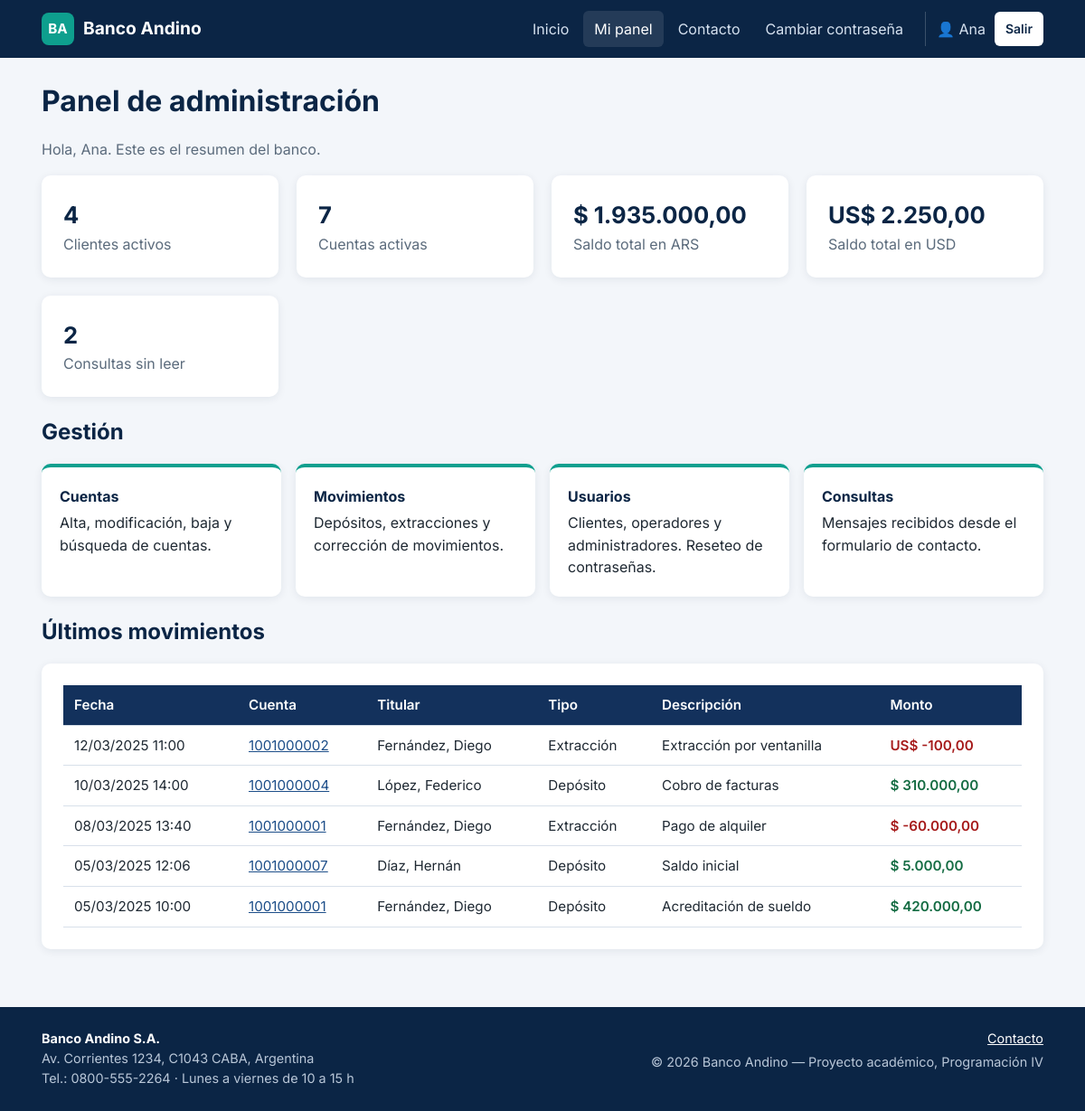
The app's page /admin/panel.php (signed in) with its own data.
### tables this page shows
CREATE TABLE movimientos (
    id_movimiento INT AUTO_INCREMENT PRIMARY KEY,
    id_cuenta INT NOT NULL,
    fecha DATETIME NOT NULL DEFAULT CURRENT_TIMESTAMP,
    tipo ENUM('Depósito', 'Extracción', 'Transferencia') NOT NULL,
    monto DECIMAL(12,2) NOT NULL,
    descripcion VARCHAR(150) NOT NULL DEFAULT '',
    CONSTRAINT fk_movimientos_cuentas FOREIGN KEY (id_cuenta) REFERENCES cuentas(id_cuenta)
);

CREATE TABLE cuentas (
    id_cuenta INT AUTO_INCREMENT PRIMARY KEY,
    numero_cuenta VARCHAR(20) NOT NULL UNIQUE,
    tipo ENUM('Caja de ahorro', 'Cuenta corriente') NOT NULL,
    moneda ENUM('ARS', 'USD') NOT NULL,
    saldo DECIMAL(12,2) NOT NULL DEFAULT 0,
    fecha_apertura DATETIME NOT NULL DEFAULT CURRENT_TIMESTAMP,
    activa TINYINT(1) NOT NULL DEFAULT 1,         
    id_usuario INT NOT NULL,
    CONSTRAINT fk_cuentas_usuarios FOREIGN KEY (id_usuario) REFERENCES usuarios(id_usuario)
);

CREATE TABLE usuarios (
    id_usuario INT AUTO_INCREMENT PRIMARY KEY,
    nombre VARCHAR(50) NOT NULL,
    apellido VARCHAR(50) NOT NULL,
    dni VARCHAR(8) NOT NULL UNIQUE,
    fecha_nacimiento DATE NOT NULL,
    email VARCHAR(100) NOT NULL UNIQUE,
    password VARCHAR(255) NOT NULL,             
    debe_cambiar_password TINYINT(1) NOT NULL DEFAULT 0,
    activo TINYINT(1) NOT NULL DEFAULT 1,
    fecha_registro DATETIME NOT NULL DEFAULT CURRENT_TIMESTAMP,
    id_rol INT NOT NULL,
    CONSTRAINT fk_usuarios_roles FOREIGN KEY (id_rol) REFERENCES roles(id_rol)
);

### includes/funciones.php (called while the page is built, shortened)
<?php
function e($texto)
{
    return htmlspecialchars((string) $texto, ENT_QUOTES, "UTF-8");
}
function formatoMonto($monto, $moneda = "ARS")
{
    $simbolo = $moneda === "USD" ? "US$" : "$";
    return $simbolo . " " . number_format((float) $monto, 2, ",", ".");
}
function formatoFecha($fecha, $conHora = true)
{
    return date($conHora ? "d/m/Y H:i" : "d/m/Y", strtotime($fecha));
}
function consultar($conexion, $sql, $tipos = "", $parametros = [])
{
    $stmt = mysqli_prepare($conexion, $sql);
    if ($tipos !== "") {
        mysqli_stmt_bind_param($stmt, $tipos, ...$parametros);
    }
    mysqli_stmt_execute($stmt);
    $resultado = mysqli_stmt_get_result($stmt);
    $filas = mysqli_fetch_all($resultado, MYSQLI_ASSOC);
    return $filas;
}
function consultarUno($conexion, $sql, $tipos = "", $parametros = [])
{
    $filas = consultar($conexion, $sql, $tipos, $parametros);
    return count($filas) > 0 ? $filas[0] : null;
}

### admin/panel.php (the view, shortened to what this page needs)
<?php
require_once(__DIR__ . "/../includes/conexion.php");
$clientes = consultarUno($conexion, "SELECT COUNT(*) AS total FROM usuarios WHERE id_rol = ? AND activo = 1", "i", [ROL_CLIENTE]);
$cuentas = consultarUno($conexion, "SELECT COUNT(*) AS total FROM cuentas WHERE activa = 1");
$saldos = consultar($conexion, "SELECT moneda, SUM(saldo) AS total FROM cuentas WHERE activa = 1 GROUP BY moneda ORDER BY moneda");
$sinLeer = consultarUno($conexion, "SELECT COUNT(*) AS total FROM contactos WHERE leido = 0");
$ultimosMovimientos = consultar(
    $conexion,
    "SELECT m.*, c.numero_cuenta, c.moneda, u.nombre, u.apellido
     FROM movimientos m
     JOIN cuentas c ON c.id_cuenta = m.id_cuenta
     JOIN usuarios u ON u.id_usuario = c.id_usuario
     ORDER BY m.fecha DESC, m.id_movimiento DESC
     LIMIT 5"
);
require_once(__DIR__ . "/../includes/header.php");
?>
<h1>Panel de administración</h1>
<p class="texto-suave">Hola, <?php echo e($_SESSION["nombre"]); ?>. Este es el resumen del banco.</p>
<section class="grilla">
    <div class="tarjeta estadistica">
        <span class="valor"><?php echo (int) $clientes["total"]; ?></span>
        <span class="etiqueta">Clientes activos</span>
    </div>
    <div class="tarjeta estadistica">
        <span class="valor"><?php echo (int) $cuentas["total"]; ?></span>
        <span class="etiqueta">Cuentas activas</span>
    </div>
    <?php foreach ($saldos as $saldo): ?>
        <div class="tarjeta estadistica">
            <span class="valor"><?php echo e(formatoMonto($saldo["total"], $saldo["moneda"])); ?></span>
            <span class="etiqueta">Saldo total en <?php echo e($saldo["moneda"]); ?></span>
        </div>
    <?php endforeach; ?>
    <div class="tarjeta estadistica">
        <span class="valor"><?php echo (int) $sinLeer["total"]; ?></span>
        <span class="etiqueta">Consultas sin leer</span>
    </div>
</section>
<h2>Gestión</h2>
<nav class="menu-panel">
    <a href="cuentas.php"><strong>Cuentas</strong>Alta, modificación, baja y búsqueda de cuentas.</a>
    <a href="movimientos.php"><strong>Movimientos</strong>Depósitos, extracciones y corrección de movimientos.</a>
    <a href="usuarios.php"><strong>Usuarios</strong>Clientes, operadores y administradores. Reseteo de contraseñas.</a>
    <a href="contactos.php"><strong>Consultas</strong>Mensajes recibidos desde el formulario de contacto.</a>
</nav>
<h2>Últimos movimientos</h2>
<div class="tarjeta tabla-contenedor">
    <table class="tabla">
        <thead>
            <tr><th>Fecha</th><th>Cuenta</th><th>Titular</th><th>Tipo</th><th>Descripción</th><th class="texto-derecha">Monto</th></tr>
        </thead>
        <tbody>
            <?php foreach ($ultimosMovimientos as $mov): ?>
                <tr>
                    <td><?php echo e(formatoFecha($mov["fecha"])); ?></td>
                    <td><a href="movimientos.php?id_cuenta=<?php echo (int) $mov["id_cuenta"]; ?>"><?php echo e($mov["numero_cuenta"]); ?></a></td>
                    <td><?php echo e($mov["apellido"] . ", " . $mov["nombre"]); ?></td>
                    <td><?php echo e($mov["tipo"]); ?></td>
                    <td><?php echo e($mov["descripcion"]); ?></td>
                    <td class="texto-derecha <?php echo $mov["monto"] < 0 ? "negativo" : "positivo"; ?>"><?php echo e(formatoMonto($mov["monto"], $mov["moneda"])); ?></td>
                </tr>
            <?php endforeach; ?>
        </tbody>
    </table>
</div>
<?php require_once(__DIR__ . "/../includes/footer.php"); ?>

### css/estilos.css (style rules this page uses)
:root { --azul-oscuro: #0b2545; --azul: #13315c; --azul-medio: #1d4e89; --turquesa: #0e9f8e; --turquesa-oscuro: #0a7c6f; --fondo: #f3f6fa; --blanco: #ffffff; --superficie: #ffffff; --texto: #1f2933; --texto-suave: #5b6b7c; --borde: #d8e0ea; --exito-fondo: #e3f6ee; --exito-texto: #146c43; --error-fondo: #fdecec; --error-texto: #a61b1b; --info-fondo: #e8f1fd; --info-texto: #1d4e89; --radio: 10px; --sombra: 0 2px 10px rgba(11, 37, 69, 0.08); --fila-hover: #f7f9fc; --fila-destacada: #fffbea; --gris-fondo: #eceff3; --titulos: #0b2545; color-scheme: light dark; }
*, *::before, *::after { box-sizing: border-box; }
body { margin: 0; font-family: "Inter", "Segoe UI", Arial, sans-serif; font-size: 16px; line-height: 1.55; color: var(--texto); background: var(--fondo); display: flex; flex-direction: column; min-height: 100vh; }
h1, h2, h3 { color: var(--titulos); line-height: 1.25; margin-top: 0; }
h1 { font-size: 2rem; }
h2 { font-size: 1.5rem; }
a { color: var(--azul-medio); }
.texto-suave { color: var(--texto-suave); }
.texto-derecha { text-align: right; }
.positivo { color: var(--exito-texto); font-weight: 600; }
.negativo { color: var(--error-texto); font-weight: 600; }
.tarjeta { background: var(--superficie); border-radius: var(--radio); box-shadow: var(--sombra); padding: 24px; margin-bottom: 24px; }
.grilla { display: grid; grid-template-columns: repeat(auto-fit, minmax(240px, 1fr)); gap: 20px; margin-bottom: 24px; }
.grilla .tarjeta { margin-bottom: 0; }
.estadistica .valor { display: block; font-size: 1.6rem; font-weight: 700; color: var(--titulos); }
.estadistica .etiqueta { color: var(--texto-suave); }
.menu-panel { display: grid; grid-template-columns: repeat(auto-fit, minmax(200px, 1fr)); gap: 16px; margin-bottom: 24px; }
.menu-panel a { display: block; background: var(--superficie); border-radius: var(--radio); box-shadow: var(--sombra); padding: 20px; text-decoration: none; color: var(--texto); border-top: 4px solid var(--turquesa); transition: transform 0.15s; }
.menu-panel strong { display: block; color: var(--titulos); margin-bottom: 4px; }
.tabla-contenedor { width: 100%; overflow-x: auto; }
.tabla { width: 100%; border-collapse: collapse; background: var(--superficie); font-size: 0.95rem; }
.tabla th, .tabla td { padding: 10px 12px; text-align: left; border-bottom: 1px solid var(--borde); vertical-align: middle; }
.tabla th { background: var(--azul); color: var(--blanco); font-weight: 600; white-space: nowrap; }

### records on screen
movimientos: fecha "12/03/2025 11:00", id_cuenta.numero_cuenta "1001000002", usuarios.apellido+nombre "Fernández, Diego", tipo "Extracción", descripcion "Extracción por ventanilla", monto.moneda "US$ -100,00"
movimientos: fecha "10/03/2025 14:00", id_cuenta.numero_cuenta "1001000004", usuarios.apellido+nombre "López, Federico", tipo "Depósito", descripcion "Cobro de facturas", monto.moneda "$ 310.000,00"
movimientos: fecha "08/03/2025 13:40", id_cuenta.numero_cuenta "1001000001", usuarios.apellido+nombre "Fernández, Diego", tipo "Extracción", descripcion "Pago de alquiler", monto.moneda "$ -60.000,00"
movimientos: fecha "05/03/2025 12:06", id_cuenta.numero_cuenta "1001000007", usuarios.apellido+nombre "Díaz, Hernán", tipo "Depósito", descripcion "Saldo inicial", monto.moneda "$ 5.000,00"
movimientos: fecha "05/03/2025 10:00", id_cuenta.numero_cuenta "1001000001", usuarios.apellido+nombre "Fernández, Diego", tipo "Depósito", descripcion "Acreditación de sueldo", monto.moneda "$ 420.000,00"

### other values on screen
$_SESSION["nombre"] "Ana"
$clientes["total"] "4"
$cuentas["total"] "7"
formatoMonto($saldo["total"], $saldo["moneda"]) "$ 1.935.000,00"
$saldo["moneda"] "ARS"
formatoMonto($saldo["total"], $saldo["moneda"]) "US$ 2.250,00"
$saldo["moneda"] "USD"
$sinLeer["total"] "2"
